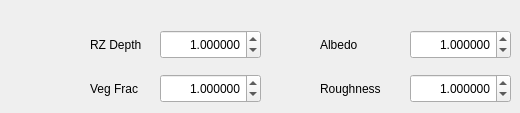
   <widget class="QWidget" name="tab_3">
    <attribute name="title">
     <string>  Land Cover  </string>
    </attribute>
    <widget class="QDoubleSpinBox" name="doubleSpinBoxL_VegFrac">
     <property name="geometry">
      <rect>
       <x>160</x>
       <y>74</y>
       <width>101</width>
       <height>29</height>
      </rect>
     </property>
     <property name="alignment">
      <set>Qt::AlignRight|Qt::AlignTrailing|Qt::AlignVCenter</set>
     </property>
     <property name="decimals">
      <number>6</number>
     </property>
     <property name="maximum">
      <double>99.000000000000000</double>
     </property>
     <property name="singleStep">
      <double>0.100000000000000</double>
     </property>
     <property name="value">
      <double>1.000000000000000</double>
     </property>
    </widget>
    <widget class="QLabel" name="textLabel1_29">
     <property name="geometry">
      <rect>
       <x>320</x>
       <y>29</y>
       <width>71</width>
       <height>31</height>
      </rect>
     </property>
     <property name="text">
      <string>Albedo</string>
     </property>
    </widget>
    <widget class="QDoubleSpinBox" name="doubleSpinBoxL_Albedo">
     <property name="geometry">
      <rect>
       <x>410</x>
       <y>30</y>
       <width>101</width>
       <height>29</height>
      </rect>
     </property>
     <property name="alignment">
      <set>Qt::AlignRight|Qt::AlignTrailing|Qt::AlignVCenter</set>
     </property>
     <property name="decimals">
      <number>6</number>
     </property>
     <property name="maximum">
      <double>99.000000000000000</double>
     </property>
     <property name="singleStep">
      <double>0.100000000000000</double>
     </property>
     <property name="value">
      <double>1.000000000000000</double>
     </property>
    </widget>
    <widget class="QLabel" name="textLabel1_30">
     <property name="geometry">
      <rect>
       <x>90</x>
       <y>29</y>
       <width>71</width>
       <height>31</height>
      </rect>
     </property>
     <property name="text">
      <string>RZ Depth</string>
     </property>
    </widget>
    <widget class="QLabel" name="textLabel1_31">
     <property name="geometry">
      <rect>
       <x>90</x>
       <y>73</y>
       <width>71</width>
       <height>31</height>
      </rect>
     </property>
     <property name="text">
      <string>Veg Frac</string>
     </property>
    </widget>
    <widget class="QDoubleSpinBox" name="doubleSpinBoxL_Roughness">
     <property name="geometry">
      <rect>
       <x>410</x>
       <y>74</y>
       <width>101</width>
       <height>29</height>
      </rect>
     </property>
     <property name="alignment">
      <set>Qt::AlignRight|Qt::AlignTrailing|Qt::AlignVCenter</set>
     </property>
     <property name="decimals">
      <number>6</number>
     </property>
     <property name="maximum">
      <double>99.000000000000000</double>
     </property>
     <property name="singleStep">
      <double>0.100000000000000</double>
     </property>
     <property name="value">
      <double>1.000000000000000</double>
     </property>
    </widget>
    <widget class="QLabel" name="textLabel1_32">
     <property name="geometry">
      <rect>
       <x>320</x>
       <y>73</y>
       <width>71</width>
       <height>31</height>
      </rect>
     </property>
     <property name="text">
      <string>Roughness</string>
     </property>
    </widget>
    <widget class="QDoubleSpinBox" name="doubleSpinBoxL_RZDepth">
     <property name="geometry">
      <rect>
       <x>160</x>
       <y>30</y>
       <width>101</width>
       <height>29</height>
      </rect>
     </property>
     <property name="alignment">
      <set>Qt::AlignRight|Qt::AlignTrailing|Qt::AlignVCenter</set>
     </property>
     <property name="decimals">
      <number>6</number>
     </property>
     <property name="maximum">
      <double>99.000000000000000</double>
     </property>
     <property name="singleStep">
      <double>0.100000000000000</double>
     </property>
     <property name="value">
      <double>1.000000000000000</double>
     </property>
    </widget>
   </widget>
